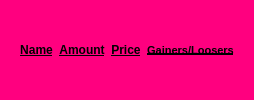
               <widget class="QFrame" name="frame_68">
                <property name="styleSheet">
                 <string notr="true">border-radius:10px;
background-color: rgb(255, 0, 127);</string>
                </property>
                <property name="frameShape">
                 <enum>QFrame::StyledPanel</enum>
                </property>
                <property name="frameShadow">
                 <enum>QFrame::Raised</enum>
                </property>
                <layout class="QVBoxLayout" name="verticalLayout_62">
                 <item>
                  <widget class="QFrame" name="frame_69">
                   <property name="font">
                    <font>
                     <pointsize>10</pointsize>
                     <weight>75</weight>
                     <bold>true</bold>
                     <underline>false</underline>
                    </font>
                   </property>
                   <property name="styleSheet">
                    <string notr="true"/>
                   </property>
                   <property name="frameShape">
                    <enum>QFrame::StyledPanel</enum>
                   </property>
                   <property name="frameShadow">
                    <enum>QFrame::Raised</enum>
                   </property>
                   <layout class="QHBoxLayout" name="horizontalLayout_36">
                    <item>
                     <widget class="QLabel" name="label_73">
                      <property name="font">
                       <font>
                        <weight>75</weight>
                        <bold>true</bold>
                        <underline>true</underline>
                       </font>
                      </property>
                      <property name="text">
                       <string>Name</string>
                      </property>
                      <property name="alignment">
                       <set>Qt::AlignCenter</set>
                      </property>
                     </widget>
                    </item>
                    <item>
                     <widget class="QLabel" name="label_74">
                      <property name="font">
                       <font>
                        <weight>75</weight>
                        <italic>false</italic>
                        <bold>true</bold>
                        <underline>true</underline>
                       </font>
                      </property>
                      <property name="text">
                       <string>Amount</string>
                      </property>
                      <property name="alignment">
                       <set>Qt::AlignCenter</set>
                      </property>
                     </widget>
                    </item>
                    <item>
                     <widget class="QLabel" name="label_75">
                      <property name="font">
                       <font>
                        <weight>75</weight>
                        <bold>true</bold>
                        <underline>true</underline>
                       </font>
                      </property>
                      <property name="text">
                       <string>Price</string>
                      </property>
                      <property name="alignment">
                       <set>Qt::AlignCenter</set>
                      </property>
                     </widget>
                    </item>
                    <item>
                     <widget class="QLabel" name="label_76">
                      <property name="font">
                       <font>
                        <pointsize>8</pointsize>
                        <weight>75</weight>
                        <bold>true</bold>
                        <underline>true</underline>
                       </font>
                      </property>
                      <property name="text">
                       <string>Gainers/Loosers</string>
                      </property>
                      <property name="alignment">
                       <set>Qt::AlignCenter</set>
                      </property>
                     </widget>
                    </item>
                   </layout>
                  </widget>
                 </item>
                </layout>
               </widget>
